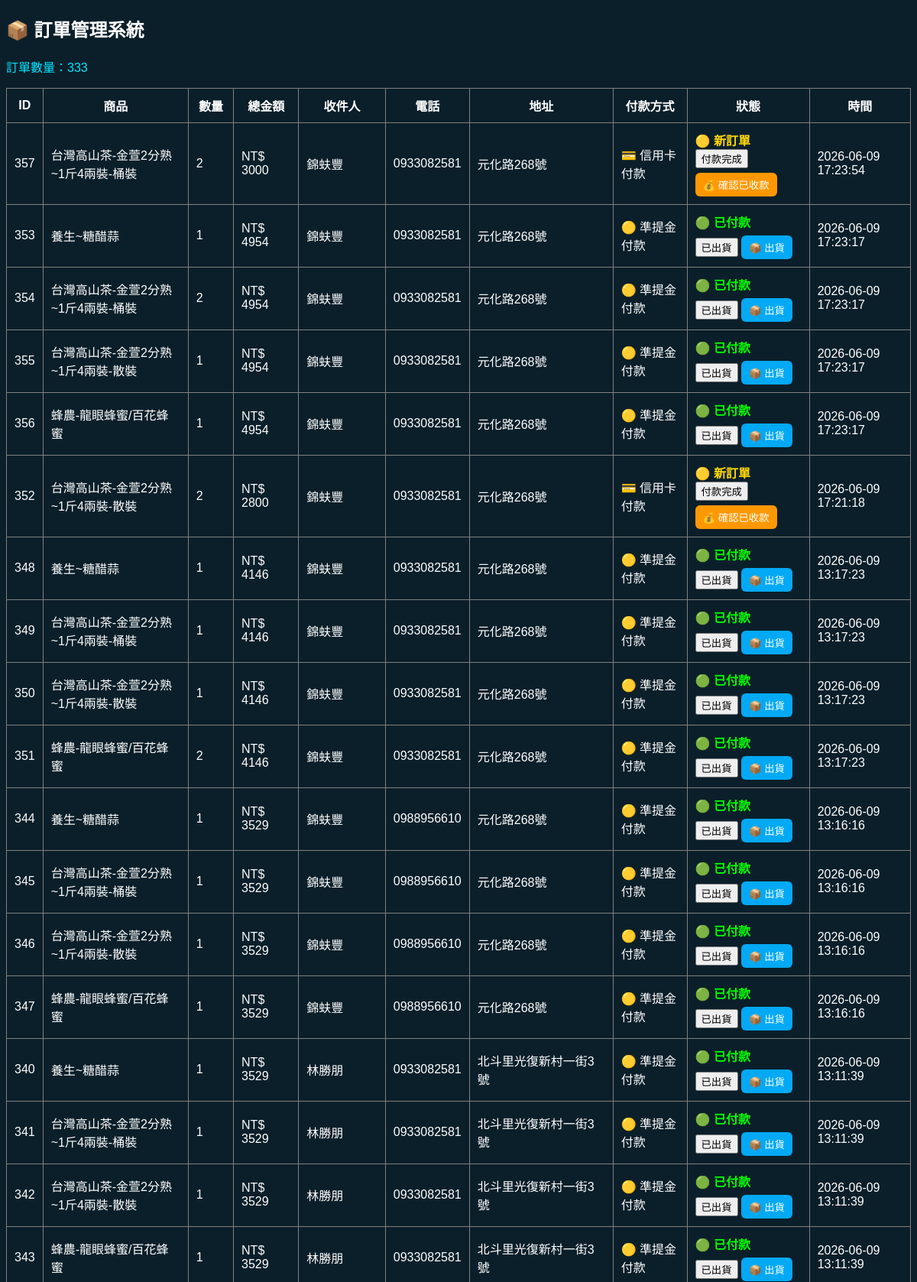
/orders (signed in, upper part), run on the app's committed database.
### tables this page shows
CREATE TABLE "orders" (
    id INTEGER PRIMARY KEY AUTOINCREMENT,

    user_id INTEGER,
    username TEXT,

    product_id INTEGER,
    product_name TEXT,

    qty INTEGER,
    price INTEGER,
    shipping INTEGER,
    total INTEGER,

    name TEXT,
    phone TEXT,
    address TEXT,

    payment_method TEXT,
    status TEXT,

    created_at TEXT
, order_no TEXT, is_registered INTEGER DEFAULT 0, order_type TEXT DEFAULT 'shop', email TEXT, password TEXT, subtotal INTEGER DEFAULT 0);

### routes/shop.py (the view)
@shop_bp.route("/orders")
def orders():
    if not is_admin():
        return "❌ 無權限"
    conn = get_shop_db()
    conn.row_factory = sqlite3.Row
    c = conn.cursor()
    c.execute("""
        SELECT
            id,
            product_name,
            qty,
            total,
            name,
            phone,
            address,
            payment_method,
            status,
            created_at
        FROM orders
        ORDER BY created_at DESC
    """)
    rows = c.fetchall()
    conn.close()
    return render_template("orders.html", orders=rows)

### app.py (called while the page is built)
@app.context_processor
def inject_user():
    user_id = session.get("user_id")
    balance = 0
    if user_id:
        conn = None
        try:
            conn = get_shop_db()
            c = conn.cursor()
            c.execute("SELECT points FROM users WHERE id=?", (user_id,))
            row = c.fetchone()
            if row:
                balance = row[0]
        except Exception as e:
            print("inject_user error:", e)
        finally:
            if conn:
                conn.close()
    return dict(global_money=balance)

@app.before_request
def make_session_permanent():
    session.permanent = True

### routes/shop.py (called while the page is built)
def is_admin():
    return session.get("user") in ADMIN_USERS

### services/db.py (called while the page is built)
def get_shop_db():
    print("========== SHOP DB ==========")
    print(os.path.abspath(SHOP_DB))
    print("=============================")
    conn = sqlite3.connect(SHOP_DB, timeout=30)
    conn.execute("PRAGMA journal_mode=WAL")
    conn.row_factory = sqlite3.Row
    return conn

### templates/orders.html (shortened to what this page needs)
<!DOCTYPE html>
<html>
<head>
</head>
<body style="background:#0b1f2a;color:white;font-family:Arial;">
    <h2>📦 訂單管理系統</h2>
    <p style="color:#00e5ff;">
        訂單數量：{{ orders|length }}
    </p>
    <table border="1" cellpadding="10" style="border-collapse:collapse;width:100%;">
        <tr>
            <th>ID</th>
            <th>商品</th>
            <th>數量</th>
            <th>總金額</th>
            <th>收件人</th>
            <th>電話</th>
            <th>地址</th>
            <th>付款方式</th>
            <th>狀態</th>
            <th>時間</th>
        </tr>
        {% for o in orders %}
        <tr>
            <td>{{ o["id"] }}</td>
            <td>
                {% if o["order_type"] == "topup" %}
                🟡 準提金儲值
                {% elif o["order_type"] == "shop" %}
                🔵 商城訂單
                {% elif o["order_type"] == "register" %}
                🟣 會員註冊
                {% else %}
                {{ o["product_name"] or "⚪ 一般訂單" }}
                {% endif %}
            </td>
            <td>{{ o["qty"] }}</td>
            <td>NT$ {{ o["total"] }}</td>
            <td>{{ o["name"] }}</td>
            <td>{{ o["phone"] }}</td>
            <td>{{ o["address"] }}</td>
            <td>
            {% if o["payment_method"] == "credit" %}
            💳 信用卡付款
            {% elif o["payment_method"] == "cod" %}
            🚚 貨到付款
            {% elif o["payment_method"] == "points" %}
            🟡 準提金付款
            {% elif o["payment_method"] == "cash" %}
            💵 現金付款
            {% else %}
            {{ o["payment_method"] }}
            {% endif %}
            </td>
            <td>
                {% set status = (o["status"] or "")|lower|trim %}
                {% if status == "pending" %}
                <span style="color:gold;font-weight:bold;">🟡 新訂單</span><br>
                <form method="POST" action="/update_order/{{ o['id'] }}/paid" style="display:inline;">
                    <button type="submit">付款完成</button>
                </form>
                <button style="
                    margin-top:6px;
                    background:#ff9800;
                    border:none;
                    padding:6px 10px;
                    border-radius:6px;
                    color:white;
                    cursor:pointer;
                ">
                    💰 確認已收款
                </button>
                {% elif status == "paid" %}
                <span style="color:lime;font-weight:bold;">🟢 已付款</span><br>
                <form method="POST" action="/update_order/{{ o['id'] }}/shipped" style="display:inline;">
                    <button type="submit">已出貨</button>
                </form>
                <button style="
                    margin-top:6px;
                    background:#03a9f4;
                    border:none;
                    padding:6px 10px;
                    border-radius:6px;
                    color:white;
                    cursor:pointer;
                ">
                    📦 出貨
                </button>
                {% elif status == "shipped" %}
                <span style="color:skyblue;font-weight:bold;">🔵 已出貨</span>
                {% else %}
                <span style="color:red;">⚠ 狀態錯誤（{{ status }}）</span>
                {% endif %}
            </td>
            <td>{{ o["created_at"] or "" }}</td>
        </tr>
        {% endfor %}
    </table>
    <br><br>
</body>
</html>

### data on the page
orders: id "357", product_name "台灣高山茶-金萱2分熟~1斤4兩裝-桶裝", qty "2", total "3000", name "錦蚨豐", phone "0933082581", address "元化路268號", payment_method "💳 信用卡付款", created_at "2026-06-09 17:23:54"
orders: id "353", product_name "養生~糖醋蒜", qty "1", total "4954", name "錦蚨豐", phone "0933082581", address "元化路268號", payment_method "🟡 準提金付款", created_at "2026-06-09 17:23:17"
orders: id "354", product_name "台灣高山茶-金萱2分熟~1斤4兩裝-桶裝", qty "2", total "4954", name "錦蚨豐", phone "0933082581", address "元化路268號", payment_method "🟡 準提金付款", created_at "2026-06-09 17:23:17"
orders: id "355", product_name "台灣高山茶-金萱2分熟~1斤4兩裝-散裝", qty "1", total "4954", name "錦蚨豐", phone "0933082581", address "元化路268號", payment_method "🟡 準提金付款", created_at "2026-06-09 17:23:17"
orders: id "356", product_name "蜂農-龍眼蜂蜜/百花蜂蜜", qty "1", total "4954", name "錦蚨豐", phone "0933082581", address "元化路268號", payment_method "🟡 準提金付款", created_at "2026-06-09 17:23:17"
orders: id "352", product_name "台灣高山茶-金萱2分熟~1斤4兩裝-散裝", qty "2", total "2800", name "錦蚨豐", phone "0933082581", address "元化路268號", payment_method "💳 信用卡付款", created_at "2026-06-09 17:21:18"
orders: id "348", product_name "養生~糖醋蒜", qty "1", total "4146", name "錦蚨豐", phone "0933082581", address "元化路268號", payment_method "🟡 準提金付款", created_at "2026-06-09 13:17:23"
orders: id "349", product_name "台灣高山茶-金萱2分熟~1斤4兩裝-桶裝", qty "1", total "4146", name "錦蚨豐", phone "0933082581", address "元化路268號", payment_method "🟡 準提金付款", created_at "2026-06-09 13:17:23"
orders: id "350", product_name "台灣高山茶-金萱2分熟~1斤4兩裝-散裝", qty "1", total "4146", name "錦蚨豐", phone "0933082581", address "元化路268號", payment_method "🟡 準提金付款", created_at "2026-06-09 13:17:23"
orders: id "351", product_name "蜂農-龍眼蜂蜜/百花蜂蜜", qty "2", total "4146", name "錦蚨豐", phone "0933082581", address "元化路268號", payment_method "🟡 準提金付款", created_at "2026-06-09 13:17:23"
orders: id "344", product_name "養生~糖醋蒜", qty "1", total "3529", name "錦蚨豐", phone "0988956610", address "元化路268號", payment_method "🟡 準提金付款", created_at "2026-06-09 13:16:16"
orders: id "345", product_name "台灣高山茶-金萱2分熟~1斤4兩裝-桶裝", qty "1", total "3529", name "錦蚨豐", phone "0988956610", address "元化路268號", payment_method "🟡 準提金付款", created_at "2026-06-09 13:16:16"
orders: id "346", product_name "台灣高山茶-金萱2分熟~1斤4兩裝-散裝", qty "1", total "3529", name "錦蚨豐", phone "0988956610", address "元化路268號", payment_method "🟡 準提金付款", created_at "2026-06-09 13:16:16"
orders: id "347", product_name "蜂農-龍眼蜂蜜/百花蜂蜜", qty "1", total "3529", name "錦蚨豐", phone "0988956610", address "元化路268號", payment_method "🟡 準提金付款", created_at "2026-06-09 13:16:16"
orders: id "340", product_name "養生~糖醋蒜", qty "1", total "3529", name "林勝朋", phone "0933082581", address "北斗里光復新村一街3號", payment_method "🟡 準提金付款", created_at "2026-06-09 13:11:39"
orders: id "341", product_name "台灣高山茶-金萱2分熟~1斤4兩裝-桶裝", qty "1", total "3529", name "林勝朋", phone "0933082581", address "北斗里光復新村一街3號", payment_method "🟡 準提金付款", created_at "2026-06-09 13:11:39"
orders: id "342", product_name "台灣高山茶-金萱2分熟~1斤4兩裝-散裝", qty "1", total "3529", name "林勝朋", phone "0933082581", address "北斗里光復新村一街3號", payment_method "🟡 準提金付款", created_at "2026-06-09 13:11:39"
orders: id "343", product_name "蜂農-龍眼蜂蜜/百花蜂蜜", qty "1", total "3529", name "林勝朋", phone "0933082581", address "北斗里光復新村一街3號", payment_method "🟡 準提金付款", created_at "2026-06-09 13:11:39"

### other printed values
{{ orders|length }} "333"
